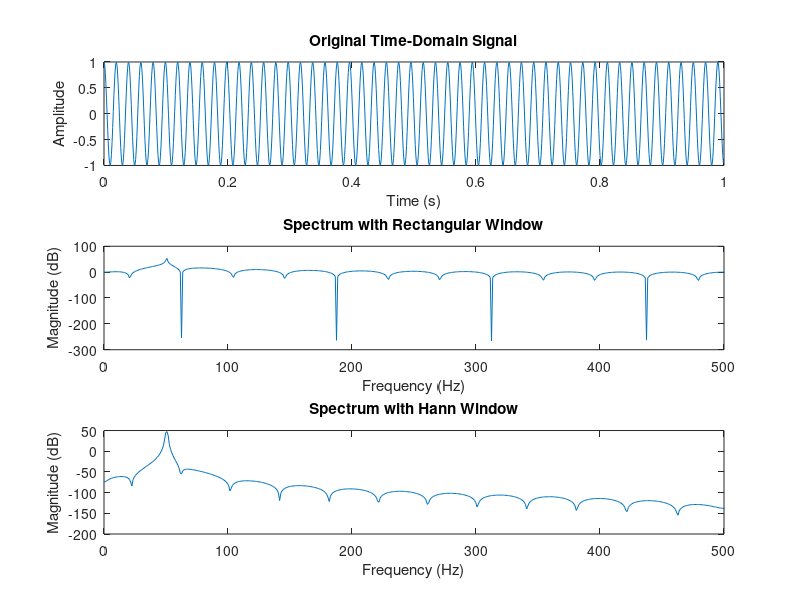

Here is the MATLAB script that generated this plot:
% https://www.youtube.com/watch?v=pD7f6X9-_Kg
% How discontinuity distorts the spectrum analysis

fs = 1000; % Sampling frequency
t = 0:1/fs:1-1/fs; % Time vector
f = 50.5; % Frequency not fitting exactly into the FFT frequency bins
x = cos(2*pi*f*t); % Signal

% Apply different windows
rectWindow = rectwin(length(x));
hannWindow = hann(length(x));
xRect = x .* rectWindow';
xHann = x .* hannWindow';

% Perform FFT
nfft = 1024; % Number of FFT points
XRect = fft(xRect, nfft);
XHann = fft(xHann, nfft);
fVect = (0:nfft-1)*fs/nfft; % Frequency vector

% Plot original signal
figure;
subplot(3,1,1);
plot(t, x);
title('Original Time-Domain Signal');
xlabel('Time (s)');
ylabel('Amplitude');

% Plot spectrum with rectangular window
subplot(3,1,2);
plot(fVect, 20*log10(abs(XRect)));
title('Spectrum with Rectangular Window');
xlabel('Frequency (Hz)');
ylabel('Magnitude (dB)');
xlim([0 fs/2]);

% Plot spectrum with Hann window
subplot(3,1,3);
plot(fVect, 20*log10(abs(XHann)));
title('Spectrum with Hann Window');
xlabel('Frequency (Hz)');
ylabel('Magnitude (dB)');
xlim([0 fs/2]);
